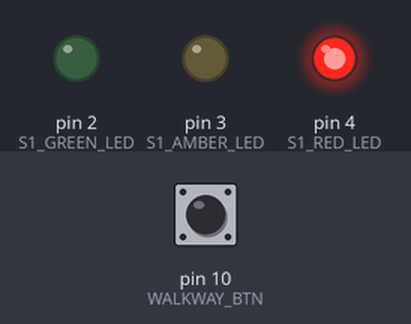
Recording of a sketch running on a simulated Arduino Nano, built with avr-gcc and run on an emulated ATmega328P. On the bench: output pins drawn as LEDs (lit = HIGH). Inputs (shaded band) come from the test bench; at power-on: pin 10 (WALKWAY_BTN) LOW.

Above: at 1.0 s.
At 3.2 s:
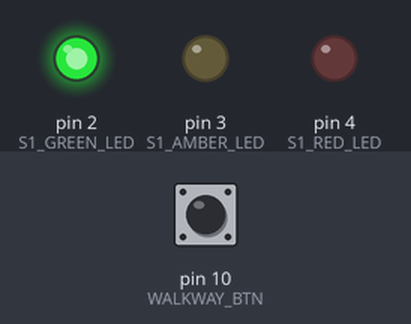
At 3.7 s:
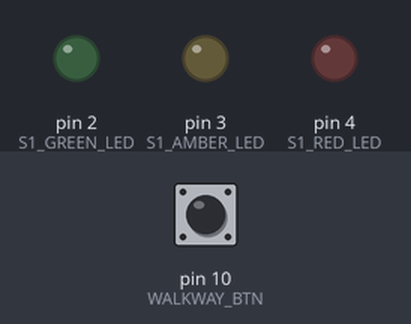
At 6.4 s:
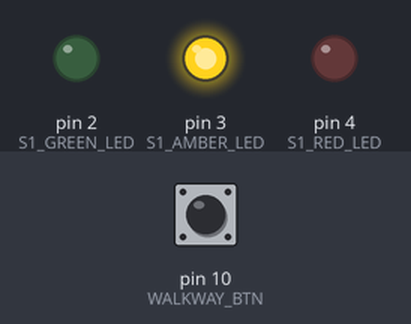
Timing chart, 0 to 9.2 s (numbered marks = the images above):
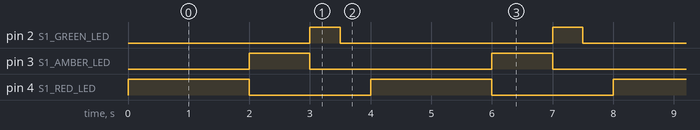

Measured:
- by itself, pin 2 (S1_GREEN_LED): alternates HIGH for 0.50 s and LOW for 3.5 s
- by itself, pin 3 (S1_AMBER_LED): alternates HIGH for 1.0 s and LOW for 3.0 s
- by itself, pin 4 (S1_RED_LED): alternates HIGH for 2.0 s and LOW for 2.0 s

The sketch:

part1.ino
```cpp
/**
 * SOEN422 – Fall 2025: Embedded Systems/Software
 * Section MM/MI-X - Lab Assignment 1: Part 1
 *
 * The sketch cycles through three LEDs (Red, Amber, Green) that represent a traffic light set.
 * Traversal order is dictated by the current button state (where LOW = forward, and HIGH = reverse).
 *
 * Authors: Nathan Grenier, Giuliano Verdone
 */

// Global constants for Arduino Nano I/O Pin Configuration
const int S1_GREEN_LED = 2;
const int S1_AMBER_LED = 3;
const int S1_RED_LED = 4;
const int WALKWAY_BTN = 10;
// end of Global constants for Arduino Nano I/O Pin Configuration

/**
 * Represents a LED node in the doubly linked list.
 * Each node contains the following:
 * - pin: the pin connected to the LED
 * - duration: how long the LED should stay on (in milliseconds)
 * - next: pointer to the next node in the sequence
 * - prev: pointer to the previous node
 */
struct LEDNode
{
  int pin;
  int duration;
  LEDNode *next;
  LEDNode *prev;
};

// The three elements of the traffic light set can each be represented by a LEDNode
LEDNode red, amber, green;

// The cycle state has been designed as follows:
LEDNode *current;               // Pointer to the currently active LED node
bool forward = true;            // Represents the direction of LED cycle: true = forward, false = reverse
bool ledOn = false;             // Represents whether the current LED is actually turned on
unsigned long ledStartTime = 0; // The time when the current LED was turned on (relative to the beginning of a record time)

// For comparing detection updates, a boolean variable makes it possible to keep track of the previous button state:
bool lastButtonState = LOW;

/**
 * Arduino setup function.
 *
 * Initializes pin modes and constructs the linked list of LED nodes.
 */
void setup()
{
  pinMode(S1_GREEN_LED, OUTPUT);
  pinMode(S1_AMBER_LED, OUTPUT);
  pinMode(S1_RED_LED, OUTPUT);
  pinMode(WALKWAY_BTN, INPUT);

  // Create doubly linked list of LEDs
  red = {S1_RED_LED, 2000, &amber, &green};
  amber = {S1_AMBER_LED, 1000, &green, &red};
  green = {S1_GREEN_LED, 500, &red, &amber};

  // According to the lab instructions, by default the cycle must start with red LED
  current = &red;
}

/**
 * Arduino main loop.
 *
 * Handles button press detection to toggle direction.
 * Controls the LED timing and transitions through the doubly linked list.
 */
void loop()
{
  unsigned long now = millis();

  // Upon successfull detection of a valid button press, the LED cycle gets toggled
  bool buttonState = digitalRead(WALKWAY_BTN);
  if (buttonState == HIGH && lastButtonState == LOW)
  {
    forward = !forward;
  }
  lastButtonState = buttonState;

  // The LEDs timings and transitions require control:
  if (!ledOn)
  {
    // Turn the current LED ON and record the start time
    digitalWrite(current->pin, HIGH);
    ledStartTime = now;
    ledOn = true;
  }
  else
  {
    // Check if the LED should be turned OFF
    if (now - ledStartTime >= current->duration)
    {
      digitalWrite(current->pin, LOW);
      ledOn = false;

      if (current->pin == S1_GREEN_LED) {
        delay(500);
      }

      // After the current LED has been turned OFF, move to next node w.r.t. the current direction
      current = forward ? current->next : current->prev;
    }
  }
}
```
